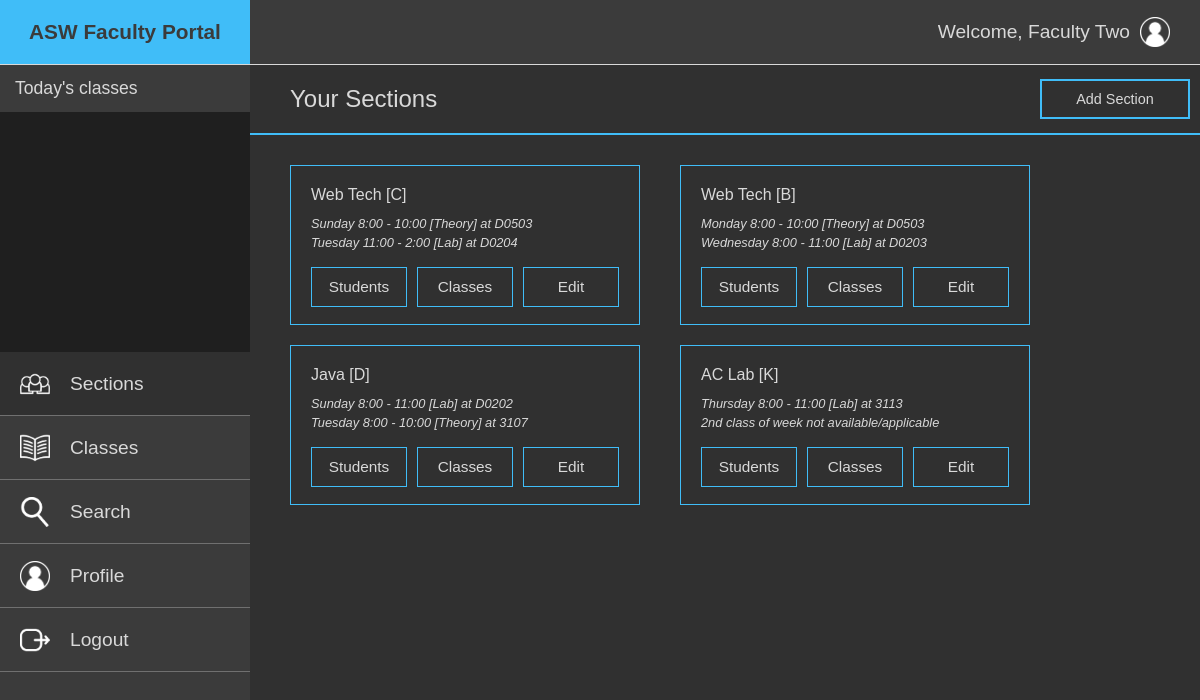
Screenshot of /faculty/sections/sections.php (signed in) with the database file from the repository.
### tables this page shows
CREATE TABLE `sections` (
  `Id` int(11) NOT NULL,
  `SectionName` text NOT NULL,
  `FacultyId` int(11) NOT NULL,
  `CreatedAt` datetime NOT NULL
);

CREATE TABLE `sectiontimes` (
  `Id` int(11) NOT NULL,
  `StartTimeId` int(11) NOT NULL,
  `EndTimeId` int(11) NOT NULL,
  `WeekDayId` int(11) NOT NULL,
  `ClassType` int(11) NOT NULL,
  `RoomNo` text NOT NULL,
  `SectionId` int(11) NOT NULL,
  `CreatedAt` datetime NOT NULL
);

### faculty/sections/sections.php (the view, shortened to what this page needs)
<?php
$weekday['0']='Sunday';
$weekday['1']='Monday';
$weekday['2']='Tuesday';
$weekday['3']='Wednesday';
$weekday['4']='Thursday';
$weekday['5']='Friday';
$weekday['6']='Saturday';
$classtime['0']='8:00';
$classtime['1']='8:30';
$classtime['2']='9:00';
$classtime['3']='9:30';
$classtime['4']='10:00';
$classtime['5']='10:30';
$classtime['6']='11:00';
$classtime['7']='11:30';
$classtime['8']='12:00';
$classtime['9']='12:30';
$classtime['10']='1:00';
$classtime['11']='1:30';
$classtime['12']='2:00';
$classtime['13']='2:30';
$classtime['14']='3:00';
$classtime['15']='3:30';
$classtime['16']='4:00';
$classtime['17']='4:30';
$classtime['18']='5:00';
$classtime['19']='5:30';
$classtime['20']='6:00';
$classtime['21']='6:30';
$classtime['22']='7:00';
$classtime['23']='7:30';
$classtime['24']='8:00';
$classtype['0']='Lab';
$classtype['1']='Theory';
?>
<!DOCTYPE html>
<html>
<head>
	<link rel="stylesheet" type="text/css" href="../../assets/css/faculty-dashboard.css">
</head>
<body>
	<?php include '../header.php'?>
	<div class="main">
		<?php include '../navigation.php'?>
		<div class="right-panel">
			<div class="page-title">
				<p>Your Sections</p>
				<a href="addsection.php"><button class="addsection-button">Add Section</button></a>
			</div>
			<div class="main-container">
				<?php
				require '../../includes/dbh.inc.php';
				$sql = "SELECT * FROM sections WHERE FacultyId = ?;";
				$stmt = mysqli_stmt_init($conn);
				if(!mysqli_stmt_prepare($stmt, $sql)){
					echo '<p class="error-msg">Error retrieving your data</p>';
				}
				else{
					mysqli_stmt_bind_param($stmt, "s", $_SESSION['userId']);
					mysqli_stmt_execute($stmt);
					mysqli_stmt_store_result($stmt);
					mysqli_stmt_bind_result($stmt, $sectionId, $sectionName, $facultyId, $createdAt);
					if(mysqli_stmt_num_rows($stmt) == 0){
						echo "<p>You have no sections as of now. Use the add section button to create a section.";
					}
					else{
						while (mysqli_stmt_fetch($stmt)) {
							echo
							'<div class="section-box">
							<p class="sec-name">'.$sectionName.'</p>';
							$sql2 = "SELECT * FROM sectionTimes WHERE sectionId = ?;";
							$stmt2 = mysqli_stmt_init($conn);
							if(!mysqli_stmt_prepare($stmt2, $sql2)){
								echo '<p class="error-msg">Error retrieving your data - sectiontimes'.mysqli_error($conn).'</p>';
							}
							else{
								mysqli_stmt_bind_param($stmt2, "s", $sectionId);
								mysqli_stmt_execute($stmt2);
								mysqli_stmt_store_result($stmt2);
								mysqli_stmt_bind_result($stmt2, $sectionTimeId, $startTimeId, $endTimeId, $weekDayId, $classType, $room, $sectionId, $createdAt);
								if(mysqli_stmt_num_rows($stmt2) == 0){
									echo "<p>Error: No section time found</p>";
								}
								else{
									echo '<div class="sec-times">';
									while (mysqli_stmt_fetch($stmt2)) {
										echo
										'<p class="sec-time">'.$weekday[$weekDayId]." ".$classtime[$startTimeId]." - ".$classtime[$endTimeId]." [".$classtype[$classType]."] at ".$room.'</p>';
									}
									if(mysqli_stmt_num_rows($stmt2) == 1){
										echo '<p>2nd class of week not available/applicable</p>';
									}
									echo '<div class="section-menu">';
									echo '<form method="post" action="students.php">';
									echo '<input type="submit" class="students" value="Students">';
									echo '</form>';
									echo '<form method="post" action="classes.php">';
									echo '<input type="submit" class="classes" value="Classes">';
									echo '</form>';
									echo '<form method="post" action="editsection.php">';
									echo '<input type="submit" class="edit" value="Edit">';
									echo '</form>';
									echo '</div>';
									echo '</div>';
								}
							}
							echo '</div>';
						}
					}
				}
				?>
			</div>
		</div>
	</body>
	</html>

### faculty/header.php (shortened to what this page needs)
<header>
	<div class="title">
		<h4>ASW Faculty Portal</h4>
	</div>
	<div class="welcome">
		<?php echo "<p>Welcome, ".$_SESSION['userFirstName']." ".$_SESSION['userLastName']."</p>";
		?>
		<img src="../../images/login.png">
	</div>
</header>

### faculty/navigation.php
<div class="left-panel">
	<div class="today-title">
		<p class="todays-label">Today's classes</p>
	</div>
	<div class="todays-classes">
	</div>
	<nav>
		<div class="nav-bars" id="active">
			<img src="../../images/sections.png">
			<a href="sections.php">Sections</a>
		</div>
		<div class="nav-bars">
			<img src="../../images/classes.png">
			<a href="../classes/classes.php">Classes</a>
		</div>
		<div class="nav-bars">
			<img src="../../images/search.png">
			<a href="../search/search.php">Search</a>
		</div>
		<div class="nav-bars">
			<img src="../../images/login.png">
			<a href="../profile/profile.php">Profile</a>
		</div>
		<div class="nav-bars">
			<img src="../../images/logout.png">
			<a href="../includes/logout.inc.php">Logout</a>
		</div>
	</nav>
</div>

### assets/css/faculty-dashboard.css (style rules this page uses)
* { margin: 0px; padding: 0px; box-sizing: border-box; }
html { scroll-behavior: smooth; }
body { background-color: rgb(48,48,48); font-family: sans-serif; overflow: hidden; }
header { height: 8vh; background-color: rgb(59,59,59); }
.title { background-color: rgb(64,189,248); width: 20vw; min-width: 250px; font-weight: bold; text-align: center; height: 8vh; display: flex; justify-content: space-around; align-items: center; color: rgb(59,59,59); float: left; overflow: hidden; }
.title h4 { margin: 0 10px; font-size: 130%; font-family: sans-serif; }
.welcome { width: auto; height: 8vh; color: rgb(217,217,217); text-align: right; overflow: hidden; font-size: 120%; display: flex; align-items: center; float: right; }
.welcome p { margin-right: 10px; }
.welcome img { width: 30px; float: right; margin-right: 30px; }
.main { display: inline-flex; }
.left-panel { width: 20vw; min-width: 250px; background-color: rgb(59,59,59); }
.today-title { width: 20vw; min-width: 250px; background-color: rgb(59,59,59); border-top: 1px rgb(217,217,217) solid; height: 6vh; text-align: center; display: flex; align-items: center; color: rgb(217,217,217); font-size: 110%; padding-left: 15px; }
.todays-classes { height: 30vh; width: 20vw; min-width: 250px; background-color: rgb(31,31,31); }
nav { width: 20vw; min-width: 250px; height: 56vh; }
.nav-bars { height: 8vh; width: 20vw; min-width: 250px; background-color: rgb(59,59,59); border-bottom: 0.5px solid rgb(112,112,112); display: flex; float: left; align-items: center; }
.nav-bars a { text-decoration: none; color: rgb(217,217,217); font-size: 120%; margin-left: 20px; }
.nav-bars img { height: 30px; margin-left: 20px; }
nav #active { background-color: rgb(48,48,48); }
.right-panel { width: 80vw; color: rgb(217,217,217); display: inline-block; }
.page-title { width: 100%; border-top: 1px rgb(217,217,217) solid; border-bottom: 2px rgb(64,189,248) solid; display: flex; align-items: center; float: right; }
.page-title p { color: rgb(217,217,217); margin: 20px 40px; font-size: 150%; width: 80%; }
.addsection-button { height: 40px; width: 150px; font-size: 90%; padding: 7px 10px; color: rgb(217,217,217); font-family: Arial, sans-serif; background-color: rgb(48,48,48); border: rgb(64,189,248) 2px solid; cursor: pointer; margin-right: 20px; }
.main-container { overflow-y: auto; width: 100%; height: 82vh; padding-left: 30px; padding-top: 20px; padding-bottom: 20px; }
.section-box { border: 1px rgb(64,189,248) solid; width: 350px; height: 160px; float: left; padding: 20px; margin: 10px 30px 10px 10px; }
.section-box input { padding: 5px; background-color: rgb(48,48,48); border: 1px rgb(64,189,248) solid; color: rgb(217,217,217); cursor: pointer; margin-top: 15px; margin-right: 10px; width: 96px; height: 40px; font-size: 120%; }
.students { margin-right: 15px; }
.sec-name { white-space: nowrap; text-overflow: ellipsis; overflow: hidden; }
.sec-times { font-style: italic; font-size: 80%; margin-top: 10px; line-height: 150%; }
.section-menu { display: inline-flex; }

### rows the page displays
sections: sectionName "Web Tech [C]"
sectiontimes: weekDayId "Sunday", startTimeId "8:00", endTimeId "10:00", classType "Theory", room "D0503"
sectiontimes: weekDayId "Tuesday", startTimeId "11:00", endTimeId "2:00", classType "Lab", room "D0204"
sections: sectionName "Web Tech [B]"
sectiontimes: ClassType "Monday", startTimeId "8:00", endTimeId "10:00", classType "Theory", room "D0503"
sectiontimes: weekDayId "Wednesday", startTimeId "8:00", endTimeId "11:00", classType "Lab", room "D0203"
sections: sectionName "Java [D]"
sectiontimes: ClassType "Sunday", startTimeId "8:00", endTimeId "11:00", classType "Lab", room "D0202"
sectiontimes: weekDayId "Tuesday", startTimeId "8:00", endTimeId "10:00", classType "Theory", room "3107"
sections: sectionName "AC Lab [K]", shows "2nd class of week not available/applicable"
sectiontimes: weekDayId "Thursday", startTimeId "8:00", endTimeId "11:00", classType "Lab", room "3113"

### other values shown
$_SESSION['userFirstName'] "Faculty"
$_SESSION['userLastName'] "Two"
